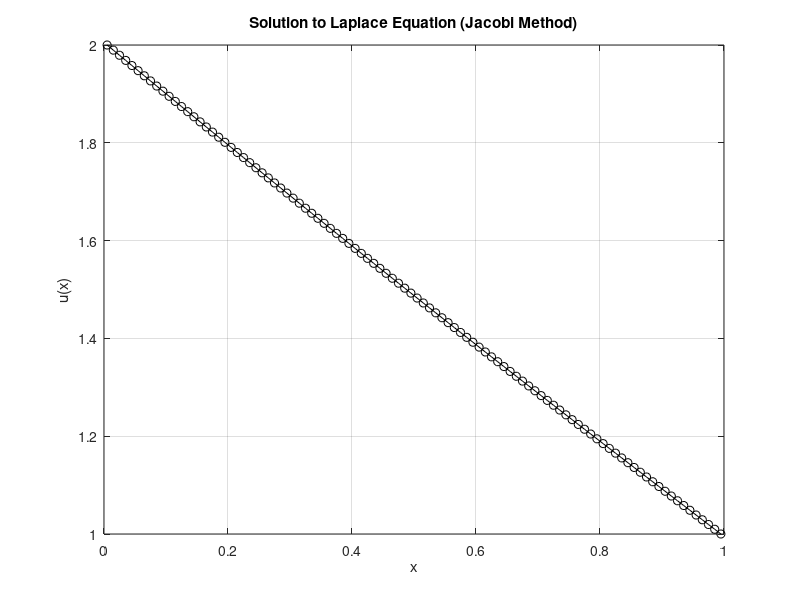
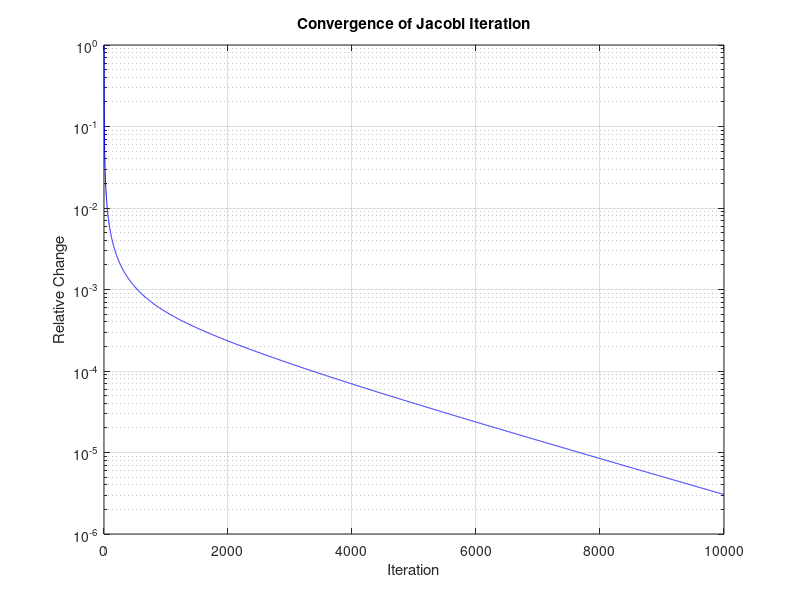

Source code (MATLAB) for these figures, in order:
N=100;
x = linspace(1/(2*N), 1-1/(2*N), N);
dx=1/N;


% Initializing diagonal vector v for matrix D
v = -2 * ones(1, 100); % Main diagonal of D
v(1) = 1; % Boundary condition at the first element
v(100) = 1; % Boundary condition at the last element

% Constructing diagonal matrix D
D = diag(v);



A=ones(1,99);
E=ones(1,99);


B_1=diag(A,1);
B_2=diag(E,-1);
B=diag(A,1)+diag(E,-1);
B(1,2)=0;
B(100,99)=0;


D_inverse= inv(D); %inversioning the Matrix D

K1=-D_inverse*B;
K2=D_inverse;

f=zeros(100,1); %constructing f
f(1,1)=2;
f(100,1)=1;


u_old = zeros(100, 1); % Initial guess
%u_old(1) = 2; % Boundary condition
%u_old(100) = 1; % Boundary condition
relative_change_list=[]


for iter = 1:10000
    u_new = K1 * u_old + K2 * f; % Updating u

    relative_change = norm(u_new - u_old, 2) / norm(u_new, 2);
    relative_change_list = [relative_change_list, relative_change];
    u_old = u_new; % Updating for next iteration
end
% Display results
disp('Solution u:');
disp(u_new);
disp(['Converged in ', num2str(iter), ' iterations.']);
%display plots
figure;
plot(x, u_new, 'ko-');
xlabel('x');
ylabel('u(x)');
title('Solution to Laplace Equation (Jacobi Method)');
grid on;
iteration = 1:length(relative_change_list);
% Plot relative change
figure;
semilogy(iteration,relative_change_list, 'b-');
xlabel('Iteration');
ylabel('Relative Change');
title('Convergence of Jacobi Iteration');
grid on;
